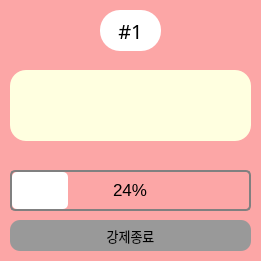
<?xml version="1.0" encoding="UTF-8"?>
<ui version="4.0">
 <class>DialogFire</class>
 <widget class="QDialog" name="DialogFire">
  <property name="geometry">
   <rect>
    <x>0</x>
    <y>0</y>
    <width>261</width>
    <height>261</height>
   </rect>
  </property>
  <property name="windowTitle">
   <string>Dialog</string>
  </property>
  <property name="styleSheet">
   <string notr="true">border: 0px solid #595959;
background-color: #FCA6A6;
border-radius: 16px;
</string>
  </property>
  <widget class="QPushButton" name="BTN_FORCED_STOP">
   <property name="geometry">
    <rect>
     <x>10</x>
     <y>220</y>
     <width>241</width>
     <height>31</height>
    </rect>
   </property>
   <property name="font">
    <font>
     <family>함초롬돋움</family>
     <pointsize>10</pointsize>
     <weight>50</weight>
     <italic>false</italic>
     <bold>false</bold>
    </font>
   </property>
   <property name="styleSheet">
    <string notr="true">font: 10pt &quot;함초롬돋움&quot;;
background-color: #999999;
border-radius: 10px;</string>
   </property>
   <property name="text">
    <string>강제종료</string>
   </property>
  </widget>
  <widget class="QLabel" name="LB_POINT">
   <property name="geometry">
    <rect>
     <x>10</x>
     <y>150</y>
     <width>241</width>
     <height>20</height>
    </rect>
   </property>
   <property name="styleSheet">
    <string notr="true">QLabel{ 
   border: 0px solid
} </string>
   </property>
   <property name="text">
    <string/>
   </property>
  </widget>
  <widget class="QProgressBar" name="PB_PROGRESS">
   <property name="geometry">
    <rect>
     <x>10</x>
     <y>170</y>
     <width>241</width>
     <height>41</height>
    </rect>
   </property>
   <property name="font">
    <font>
     <pointsize>13</pointsize>
    </font>
   </property>
   <property name="styleSheet">
    <string notr="true">QProgressBar {
     border: 2px solid grey;
     border-radius: 5px;
     text-align: center;
 }

 QProgressBar::chunk {
     background-color: #FFFFFF;
     border-radius: 5px;
 }</string>
   </property>
   <property name="value">
    <number>24</number>
   </property>
  </widget>
  <widget class="QLineEdit" name="LE_MENU">
   <property name="geometry">
    <rect>
     <x>10</x>
     <y>70</y>
     <width>241</width>
     <height>71</height>
    </rect>
   </property>
   <property name="font">
    <font>
     <family>함초롬돋움</family>
     <pointsize>25</pointsize>
     <weight>75</weight>
     <italic>false</italic>
     <bold>true</bold>
    </font>
   </property>
   <property name="styleSheet">
    <string notr="true">QLineEdit{
  background-color:lightyellow;
  font: 25pt &quot;함초롬돋움&quot;; 
  font-weight: bold;
}</string>
   </property>
   <property name="text">
    <string/>
   </property>
   <property name="alignment">
    <set>Qt::AlignCenter</set>
   </property>
   <property name="readOnly">
    <bool>true</bool>
   </property>
  </widget>
  <widget class="QLabel" name="LB_BASKET_NAME">
   <property name="geometry">
    <rect>
     <x>100</x>
     <y>10</y>
     <width>61</width>
     <height>41</height>
    </rect>
   </property>
   <property name="font">
    <font>
     <family>함초롬돋움</family>
     <pointsize>15</pointsize>
     <weight>50</weight>
     <italic>false</italic>
     <bold>false</bold>
    </font>
   </property>
   <property name="styleSheet">
    <string notr="true">QLabel{ 
   border: 0px solid;
   font: 15pt &quot;함초롬돋움&quot;;
   background-color:white;
  border-radius: 20px;
} 
</string>
   </property>
   <property name="text">
    <string>#1</string>
   </property>
   <property name="alignment">
    <set>Qt::AlignCenter</set>
   </property>
  </widget>
 </widget>
 <resources/>
 <connections/>
</ui>
